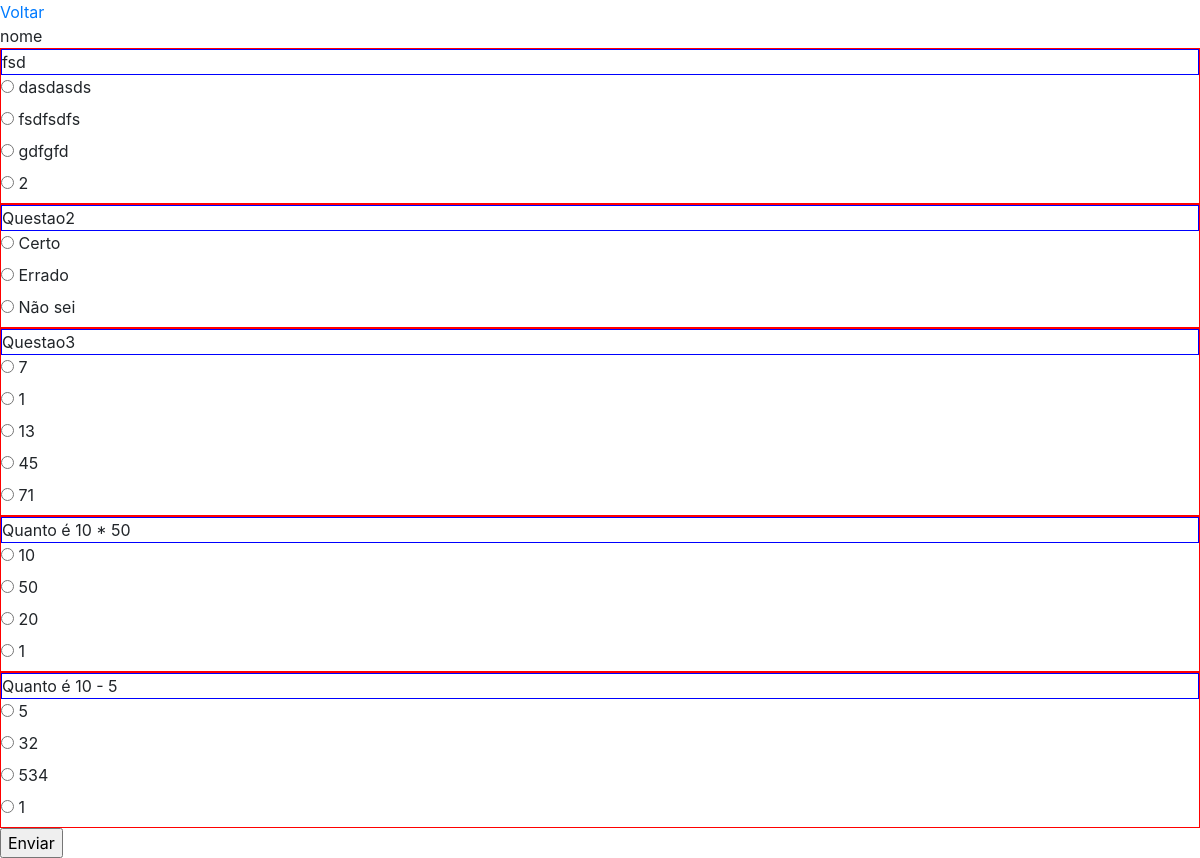
Page /questao/ver/1 on the committed database.
### questao/models.py (models this page shows, shortened)
class Questionario(models.Model):
    nome = models.CharField(max_length=50)

class Questao(models.Model):
    questionario = models.ForeignKey(
        Questionario,  on_delete=models.CASCADE)
    enunciado = models.CharField(max_length=200, null=False, blank=False)
    correta = models.ForeignKey("questao.Opcao", on_delete=models.DO_NOTHING,
                                null=True, related_name='questaocorreta', blank=True)

class Opcao(models.Model):
    questao = models.ForeignKey("questao.Questao",  on_delete=models.CASCADE)
    numero = models.IntegerField(null=True)
    texto = models.CharField(max_length=100)

### questao/views.py (the view, shortened to what this page needs)
# urls.py: path('ver/<int:id>', ver_questao, name='ver_questao'),
def ver_questao(request, id):
    questionario = None
    questoes = None
    opcoes = None
    if Questionario.objects.filter(id=id).count() > 0:
        questionario = Questionario.objects.get(id=id)
        questoes = Questao.objects.filter(questionario=questionario)
        opcoes = Opcao.objects.filter(questao__in=questoes)
    c = {
        'questionario': questionario,
        'questoes': questoes,
        'opcoes': opcoes,
    }
    return render(request, 'questao/ver_questao.html', c)

### questao/templates/questao/ver_questao.html (shortened to what this page needs)
{% extends 'base.html' %}
{% block conteudo %}
    <div class="row">
        <div class="col-sm-12">
            <a href={% url 'ver_questionarios' %}>Voltar</a>
        </div>
    </div>
    <div class="row">
        <div class="col-sm-12">
            {{questionario.nome}}
        </div>
    </div>
    <div class="row">
        <div class="col-sm-12">
            <div class="caixa">
                <form action="" method ="post">
                    {% for questao in questoes %}
                        <div class="questao">
                            <div class="enunciado">
                                {{questao.enunciado}}
                            </div>
                                {% for opcao in opcoes %}
                                    {% if opcao.questao == questao %}
                                        <div class="opcao">
                                            <input type="radio" value="{{opcao.id}}" name="{{questao.id}}">
                                            <label>{{opcao.texto}}</label>
                                        </div>
                                    {% endif %}
                                {% endfor %}
                        </div>
                    {% endfor %}
                    <input type="submit" value="Enviar">
                </form>
            </div>
        </div>
    </div>
{% endblock conteudo %}

### questao/templates/questao/ver_questao.html (style rules this page uses)
.caixa { display:flex; flex-direction:column; }
.questao { border:1px solid red; }
.enunciado { border:1px solid blue; }

### rows in the picture
Questionario: nome "nome"
Questao: enunciado "fsd"
Opcao: texto "dasdasds"
Opcao: texto "fsdfsdfs"
Opcao: texto "gdfgfd"
Opcao: texto "2"
Questao: enunciado "Questao2"
Opcao: texto "Certo"
Opcao: texto "Errado"
Opcao: texto "Não sei"
Questao: enunciado "Questao3"
Opcao: texto "7"
Opcao: texto "1"
Opcao: texto "13"
Opcao: texto "45"
Opcao: texto "71"
Questao: enunciado "Quanto é 10 * 50"
Opcao: texto "10"
Opcao: texto "50"
Opcao: texto "20"
Opcao: texto "1"
Questao: enunciado "Quanto é 10 - 5"
Opcao: texto "5"
Opcao: texto "32"
Opcao: texto "534"
Opcao: texto "1"
